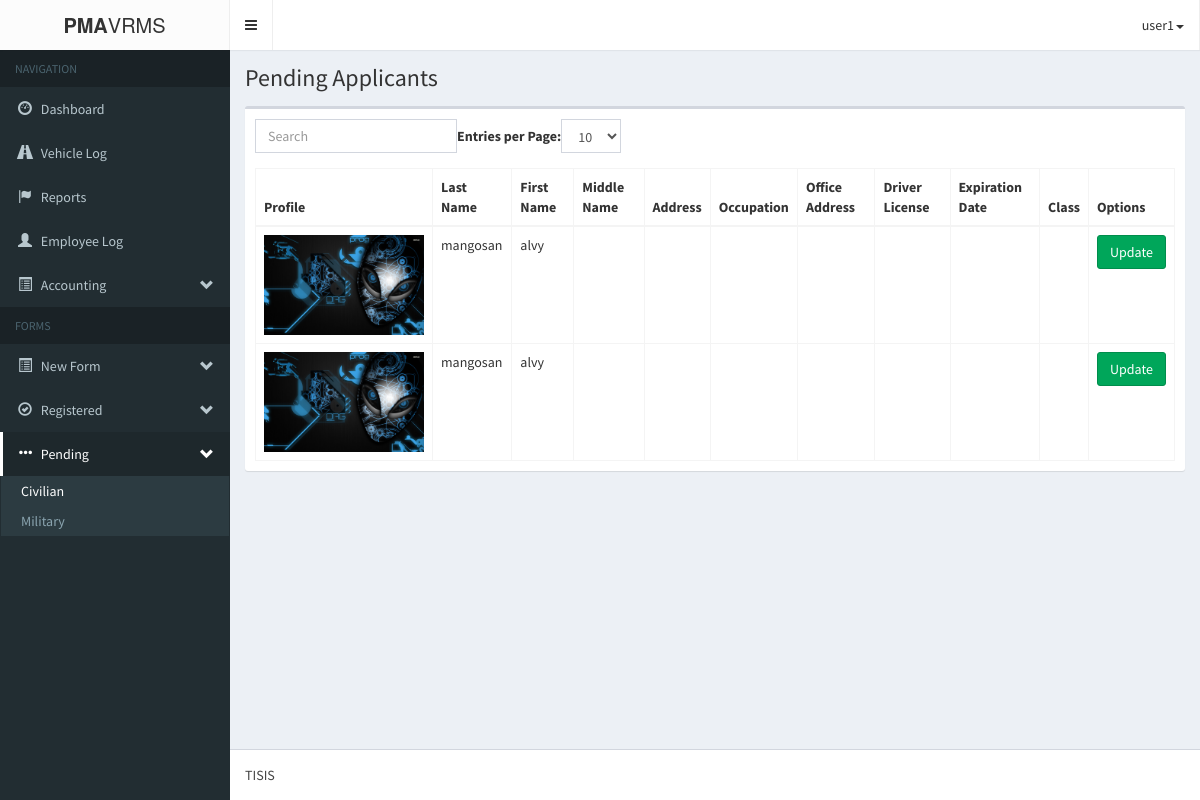
/pma-vrmsAdmin/pendingApplicant.php (signed in), run on an earlier commit of the app's database.
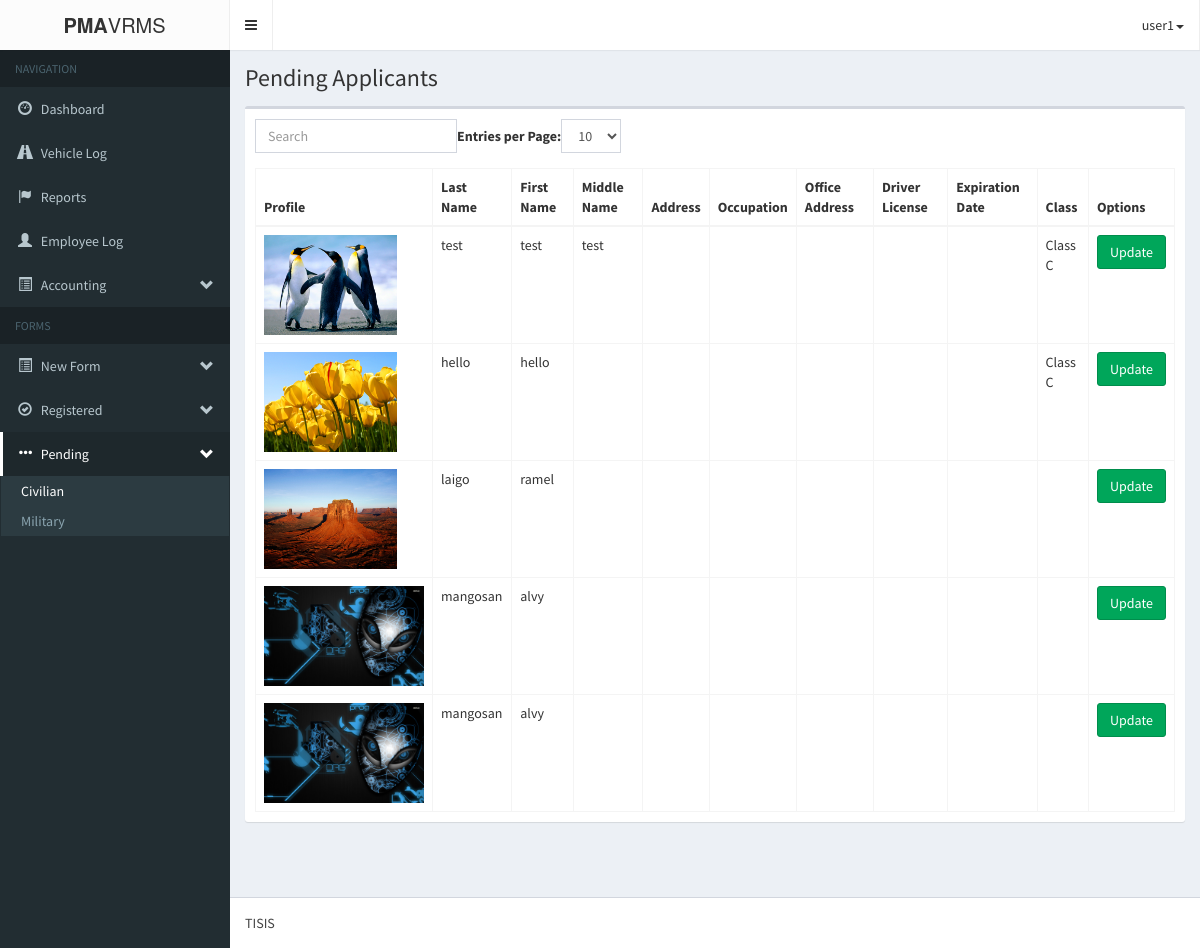
And on a later commit of the database.
### tables this page shows
CREATE TABLE IF NOT EXISTS `form1_applicantpd` (
  `a_applicantId` int(11) NOT NULL AUTO_INCREMENT,
  `a_profile` varchar(255) NOT NULL,
  `a_lastname` varchar(60) NOT NULL,
  `a_firstname` varchar(60) NOT NULL,
  `a_middlename` varchar(60) NOT NULL,
  `a_address` varchar(60) NOT NULL,
  `a_occupation` varchar(60) NOT NULL,
  `a_officeAddress` varchar(60) NOT NULL,
  `a_driversLicense` varchar(60) NOT NULL,
  `a_expirationDate` varchar(60) NOT NULL,
  `a_class` varchar(60) NOT NULL,
  `a_submitted_requirements` varchar(255) NOT NULL,
  `a_status` varchar(255) NOT NULL,
  `a_dateRegistered` datetime NOT NULL,
  `a_vehicle_id` int(11) NOT NULL,
  `a_renew_status` int(11) NOT NULL,
  PRIMARY KEY (`a_applicantId`)
);

### pma-vrmsAdmin/login/session.php (called while the page is built, shortened)
<?php
	$dbc = mysqli_connect('localhost', 'root', '', 'pma-vrms');
	$user_check = $_SESSION['login_user'];
	$query = "SELECT username from admin_users
				WHERE username='$user_check'";
	$result = mysqli_query($dbc, $query)
				or die('Error querying database.');
	$row = mysqli_fetch_assoc($result);
	$login_session = $row['username'];
?>

### pma-vrmsAdmin/logic/pending_applicant_logic.php (called while the page is built, shortened)
<?php
	require_once('db/database.php');
	$database = new Database();
	$query = "SELECT form1_applicantpd.*, vehicle_information.* FROM form1_applicantpd JOIN vehicle_information ON form1_applicantpd.a_vehicle_id=vehicle_information.vehicleId WHERE form1_applicantpd.a_status='pending'  AND form1_applicantpd.a_renew_status = '1' ORDER BY a_dateRegistered DESC";
	$database->execute($query);
	$applicants = array();
?>

### pma-vrmsAdmin/db/database.php (called while the page is built, shortened)
<?php
	class Database{
		private $database;
		private function connect(){
			$host			= 'localhost';
			$username		= 'root';
			$password		= '';
			$database_name	= 'pma-vrms';
			$port			= 3306;
			$this->database = mysqli_connect($host, $username, $password, $database_name, $port);
		}
		public function execute($query){
			$this->result = mysqli_query($this->database, $query) OR die(mysqli_error($this->database));
		}
	}
?>

### pma-vrmsAdmin/pendingApplicant.php (the view, shortened to what this page needs)
<?php
include('login/session.php');
?>
<!DOCTYPE html>
<html>
<head>
	<link rel="stylesheet" href="bootstrap/css/bootstrap.min.css">
    <link rel="stylesheet" href="fonts/font-awesome.min.css">
    <link rel="stylesheet" href="css/style-main.min.css">
    <link rel="stylesheet" href="css/skin.min.css">
</head>
<body class="hold-transition skin-black sidebar-mini">
    <div class="wrapper">
      <header class="main-header">
        <div class="logo">
          <span class="logo-lg"><b>PMA</b>VRMS</span>
        </div>
        <nav class="navbar navbar-static-top" role="navigation">
          <a href="#" class="sidebar-toggle" data-toggle="offcanvas" role="button">
          </a>
            <ul class="nav navbar-nav pull-right">
			<li class="drop-down">
				<a class="drop-down toggle" data-toggle="dropdown" href=""><?php echo $login_session; ?><span class="caret"></span></a>
			</li>
		</ul>
        </nav>
      </header>
      <aside class="main-sidebar">
        <section class="sidebar">
          <ul class="sidebar-menu">
            <li class="header">NAVIGATION</li>
            <li class=""><a href="index.php"><i class="glyphicon glyphicon-dashboard"></i> <span>Dashboard</span></a></li>
            <li><a href="vehicleLog.php"><i class="glyphicon glyphicon-road"></i> <span>Vehicle Log</span></a></li>
            <li><a href="reports.php"><i class="glyphicon glyphicon-flag"></i> <span>Reports</span></a></li>
            <li><a href="login/logbook_page.php"><i class="glyphicon glyphicon-user"></i> <span>Employee Log</span></a></li>
            <li class="treeview">
              <a href="#"><i class="glyphicon glyphicon-list-alt"></i> <span>Accounting</span> <i class="glyphicon glyphicon-chevron-down pull-right"></i></a>
            </li>
            <li class="header">FORMS</li>
            <li class="treeview">
              <a href="#"><i class="glyphicon glyphicon-list-alt"></i> <span>New Form</span> <i class="glyphicon glyphicon-chevron-down pull-right"></i></a>
            </li>
            <li class="treeview">
              <a href="#"><i class="glyphicon glyphicon-ok-circle"></i> <span>Registered</span> <i class="glyphicon glyphicon-chevron-down pull-right"></i></a>
            </li>
            <li class="treeview active">
              <a href="#"><i class="glyphicon glyphicon-option-horizontal"></i> <span>Pending</span> <i class="glyphicon glyphicon-chevron-down pull-right"></i></a>
              <ul class="treeview-menu">
                <li class="active"><a href="pendingApplicant.php">Civilian</a></li>
                <li><a href="pendingMilitary.php">Military</a></li>
              </ul>
            </li>
          </ul>
        </section>
      </aside>
      <div class="content-wrapper">
        <section class="content-header">
          <h1>
            Pending Applicants
          </h1>
        </section>
        <section class="content">
	       <?php include('logic/pending_applicant_logic.php'); ?>
		<div class="'container">
			<div class="row">
				<div class="col-md-12">
                    <div class="box">
                        <div class="box-body">
                            <table class="table table-bordered table-hover" id="bootstrap-table">
						<thead>
              <th>Profile</th>
							<th>Last Name</th>
							<th>First Name</th>
							<th>Middle Name</th>
							<th>Address</th>
							<th>Occupation</th>
							<th>Office Address</th>
							<th>Driver License</th>
							<th>Expiration Date</th>
							<th>Class</th>
							<th>Options</th>
						</thead>
						<tbody>
							<?php
								foreach ($applicants as $key => $applicant) {
									echo <<<DATA
										<tr id='applicant_$key'>
											<td style='display:none'>$applicant[a_applicantId]</td>
                      <td><img src='img/profile/applicant/$applicant[a_profile]' height='100px;'></td>
											<td>$applicant[a_lastname]</td>
											<td>$applicant[a_firstname]</td>
											<td>$applicant[a_middlename]</td>
											<td>$applicant[a_address]</td>
											<td>$applicant[a_occupation]</td>
											<td>$applicant[a_officeAddress]</td>
											<td>$applicant[a_driversLicense]</td>
											<td>$applicant[a_expirationDate]</td>
											<td>$applicant[a_class]</td>
											<td><button class="btn btn-success" data-toggle='modal' data-target='#update_applicant' onclick='update_applicant($key)'>Update</button></td>
										</tr>
DATA;
								}
							?>
						</tbody>
					</table>
                        </div>
                    </div>
				</div>
			</div>
		</div>
        </section>
        <br/><br/>
        </div>
      <footer class="main-footer">
        TISIS
      </footer>
    </div>
</body>
</html>

What changed in the data, as far as the page shows it:
added form1_applicantpd: a_profile (picture), a_lastname "test", a_firstname "test", a_middlename "test", a_class "Class C"
added form1_applicantpd: a_profile (picture), a_lastname "hello", a_firstname "hello", a_class "Class C"
added form1_applicantpd: a_profile (picture), a_lastname "laigo", a_firstname "ramel"
